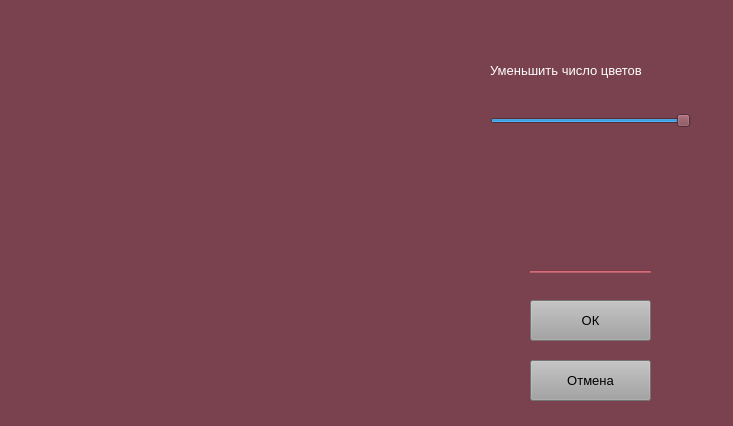
<?xml version="1.0" encoding="UTF-8"?>
<ui version="4.0">
 <class>Form</class>
 <widget class="QWidget" name="Form">
  <property name="geometry">
   <rect>
    <x>0</x>
    <y>0</y>
    <width>733</width>
    <height>426</height>
   </rect>
  </property>
  <property name="windowTitle">
   <string>Form</string>
  </property>
  <property name="styleSheet">
   <string notr="true">background-color: rgb(122, 65, 78);</string>
  </property>
  <widget class="QLabel" name="quantize_image">
   <property name="geometry">
    <rect>
     <x>30</x>
     <y>30</y>
     <width>421</width>
     <height>371</height>
    </rect>
   </property>
   <property name="text">
    <string/>
   </property>
  </widget>
  <widget class="QLabel" name="quantize_label">
   <property name="geometry">
    <rect>
     <x>490</x>
     <y>50</y>
     <width>211</width>
     <height>41</height>
    </rect>
   </property>
   <property name="font">
    <font>
     <pointsize>10</pointsize>
    </font>
   </property>
   <property name="styleSheet">
    <string notr="true">color: rgb(255, 255, 255);</string>
   </property>
   <property name="text">
    <string>Уменьшить число цветов</string>
   </property>
  </widget>
  <widget class="QSlider" name="quantize_slider">
   <property name="geometry">
    <rect>
     <x>490</x>
     <y>110</y>
     <width>201</width>
     <height>22</height>
    </rect>
   </property>
   <property name="minimum">
    <number>1</number>
   </property>
   <property name="maximum">
    <number>256</number>
   </property>
   <property name="pageStep">
    <number>1</number>
   </property>
   <property name="value">
    <number>256</number>
   </property>
   <property name="orientation">
    <enum>Qt::Horizontal</enum>
   </property>
  </widget>
  <widget class="QPushButton" name="ok_btn">
   <property name="geometry">
    <rect>
     <x>530</x>
     <y>300</y>
     <width>121</width>
     <height>41</height>
    </rect>
   </property>
   <property name="font">
    <font>
     <pointsize>10</pointsize>
    </font>
   </property>
   <property name="styleSheet">
    <string notr="true">background-color: rgb(163, 163, 163);</string>
   </property>
   <property name="text">
    <string>ОК</string>
   </property>
  </widget>
  <widget class="QPushButton" name="cancel_btn">
   <property name="geometry">
    <rect>
     <x>530</x>
     <y>360</y>
     <width>121</width>
     <height>41</height>
    </rect>
   </property>
   <property name="font">
    <font>
     <pointsize>10</pointsize>
    </font>
   </property>
   <property name="styleSheet">
    <string notr="true">background-color: rgb(163, 163, 163);</string>
   </property>
   <property name="text">
    <string>Отмена</string>
   </property>
  </widget>
  <widget class="Line" name="line">
   <property name="geometry">
    <rect>
     <x>530</x>
     <y>270</y>
     <width>121</width>
     <height>3</height>
    </rect>
   </property>
   <property name="font">
    <font>
     <pointsize>10</pointsize>
    </font>
   </property>
   <property name="styleSheet">
    <string notr="true">background-color: rgb(185, 93, 107);</string>
   </property>
   <property name="orientation">
    <enum>Qt::Horizontal</enum>
   </property>
  </widget>
 </widget>
 <resources/>
 <connections/>
</ui>
